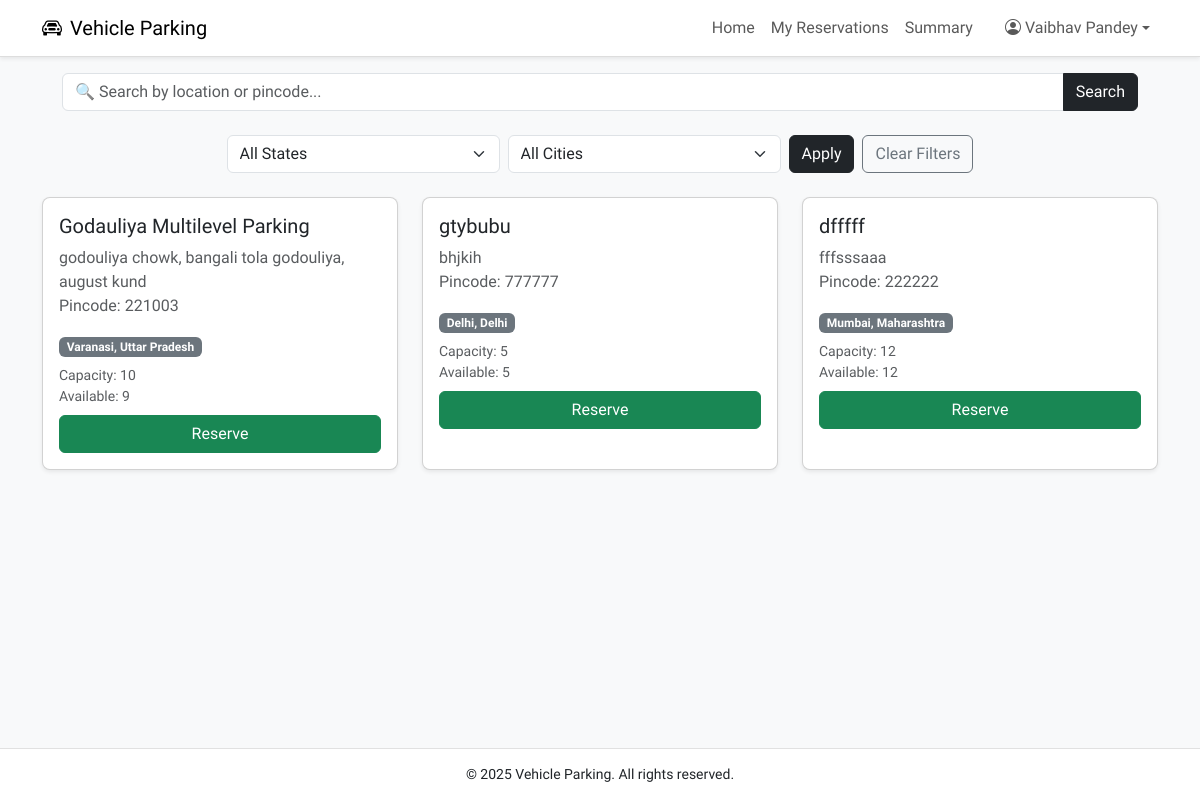
Before: /user/dashboard (signed in) with the older database file.
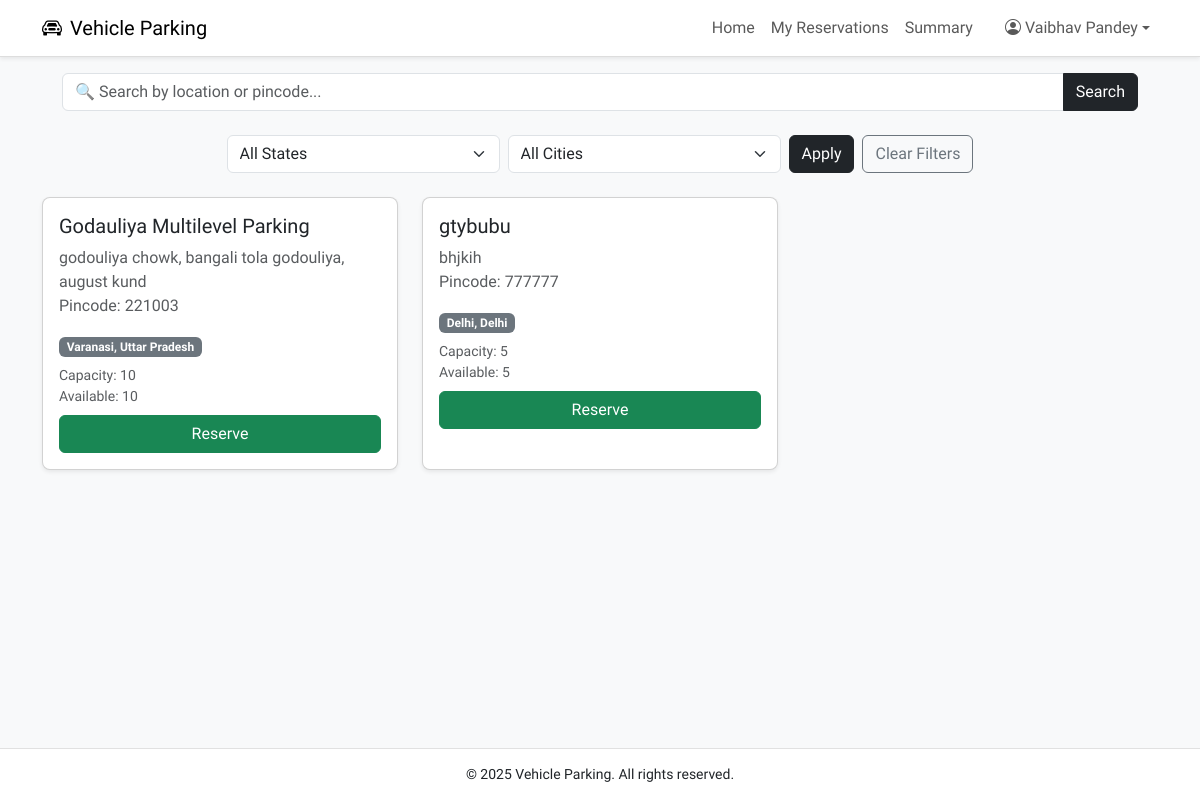
After: the same page with the newer database file.
### models.py (models this page shows, shortened)
class ParkingLot(db.Model):
    __tablename__ = 'parking_lot'
    id = db.Column(db.Integer, primary_key=True)
    city_id = db.Column(db.Integer, db.ForeignKey('city.id'), nullable=False)
    prime_location_name = db.Column(db.String(100), nullable=False)
    address = db.Column(db.String(200))
    pin_code = db.Column(db.String(10))
    price_per_hour = db.Column(db.Float, nullable=False)
    max_spots = db.Column(db.Integer, nullable=False)
    created_at = db.Column(db.DateTime, default=datetime.utcnow)
    spots = db.relationship('ParkingSpot', backref='lot', cascade='all, delete-orphan', lazy=True)
    def available_spots(self):
        return sum(1 for spot in self.spots if spot.status == 'A')

class City(db.Model):
    __tablename__ = 'city'
    id = db.Column(db.Integer, primary_key=True)
    name = db.Column(db.String(100), nullable=False)
    state = db.Column(db.String(100), nullable=False)
    lots = db.relationship('ParkingLot', backref='city', cascade='all, delete-orphan', lazy=True)

class ParkingSpot(db.Model):
    __tablename__ = 'parking_spot'
    id = db.Column(db.Integer, primary_key=True)
    lot_id = db.Column(db.Integer, db.ForeignKey('parking_lot.id', ondelete='CASCADE'), nullable=False)
    status = db.Column(db.String(1), default='A')  # A = Available, O = Occupied
    created_at = db.Column(db.DateTime, default=datetime.utcnow)
    reservation = db.relationship('Reservation', backref='spot', uselist=False)

### controllers/user.py (the view, shortened to what this page needs)
@user_bp.route('/dashboard', methods=['GET'])
@login_required
@user_required
def dashboard():
    search = request.args.get('search', '').strip().lower()
    state = request.args.get('state', '').strip().lower()
    city = request.args.get('city', '').strip().lower()
    query = ParkingLot.query.join(City).filter(True)
    if state:
        query = query.filter(City.state.ilike(f"%{state}%"))
    if city:
        query = query.filter(City.name.ilike(f"%{city}%"))
    lots = query.all()
    states = [row[0] for row in db.session.query(City.state).distinct().all()]
    cities = [row[0] for row in db.session.query(City.name).distinct().all()]
    return render_template(
        'user/dashboard.html',
        lots=lots,
        user=current_user,
        filters={
            'search': search,
            'state': state,
            'city': city
        },
        states=states,
        cities=cities
    )

### app.py (called while the page is built)
@login_manager.user_loader
def load_user(user_id):
    user_info = session.get('user_info')
    if not user_info:
        return None
    role = user_info.get('role')
    if role == 'user':
        return User.query.get(int(user_id))
    elif role == 'admin':
        return Admin.query.get(int(user_id))
    return None

### templates/user/dashboard.html (shortened to what this page needs)
{% extends 'base.html' %}
{% block content %}
<div class="container py-4">
    <form method="get" class="mb-4">
        <div class="row g-2 align-items-center justify-content-center">
            <div class="row mb-3">
                <div class="col-12">
                    <div class="input-group">
                        <input type="text" name="search" class="form-control rounded-start" placeholder="🔍 Search by location or pincode..." value="{{ filters.search or '' }}">
                        <button type="submit" class="btn btn-dark rounded-end">Search</button>
                    </div>
                </div>
            </div>
            <div class="col-md-3">
                <select name="state" class="form-select">
                    <option value="">All States</option>
                </select>
            </div>
            <div class="col-md-3">
                <select name="city" class="form-select">
                    <option value="">All Cities</option>
                </select>
            </div>
            <div class="col-auto">
                <button type="submit" class="btn btn-dark">Apply</button>
            </div>
            <div class="col-auto">
                <a href="{{ url_for('user.dashboard') }}" class="btn btn-outline-secondary">Clear Filters</a>
            </div>
        </div>
    </form>
    <div class="row">
        {% if lots %}
        {% for lot in lots %}
        <div class="col-md-4 mb-4">
            <div class="card square-card shadow-sm h-100">
                <div class="card-body">
                    <h5 class="card-title">{{ lot.prime_location_name }}</h5>
                    <p class="card-text text-muted">{{ lot.address }}<br>Pincode: {{ lot.pin_code }}</p>
                    <span class="badge bg-secondary mb-2">{{ lot.city.name }}, {{ lot.city.state }}</span>
                    <div class="mb-2 text-muted small">
                        Capacity: {{ lot.max_spots }}<br>
                        Available: {{ lot.available_spots() }}
                    </div>
                    {% if lot.available_spots() > 0 %}
                    <button class="btn btn-success w-100" data-bs-toggle="modal" data-bs-target="#reserveModal{{ lot.id }}">Reserve</button>
                    {% else %}
                    <span class="badge bg-danger w-100 py-2">Full</span>
                    {% endif %}
                </div>
            </div>
        </div>
        {% set available_spot = lot.spots | selectattr('status', 'equalto', 'A') | list | first %}
        {% endfor %}
        {% else %}
        <div class="col-12">
            <p class="text-muted">No parking lots found matching your filters.</p>
        </div>
        {% endif %}
    </div>
</div>
{% endblock %}

Changed rows visible on the page:
removed ParkingLot: prime_location_name "dfffff", address "fffsssaaa", pin_code "222222", city.name "Mumbai", city.state "Maharashtra", max_spots "12", available_spots "12"
changed through a linked row, ParkingLot "Godauliya Multilevel Parking": available_spots "9" → "10"
